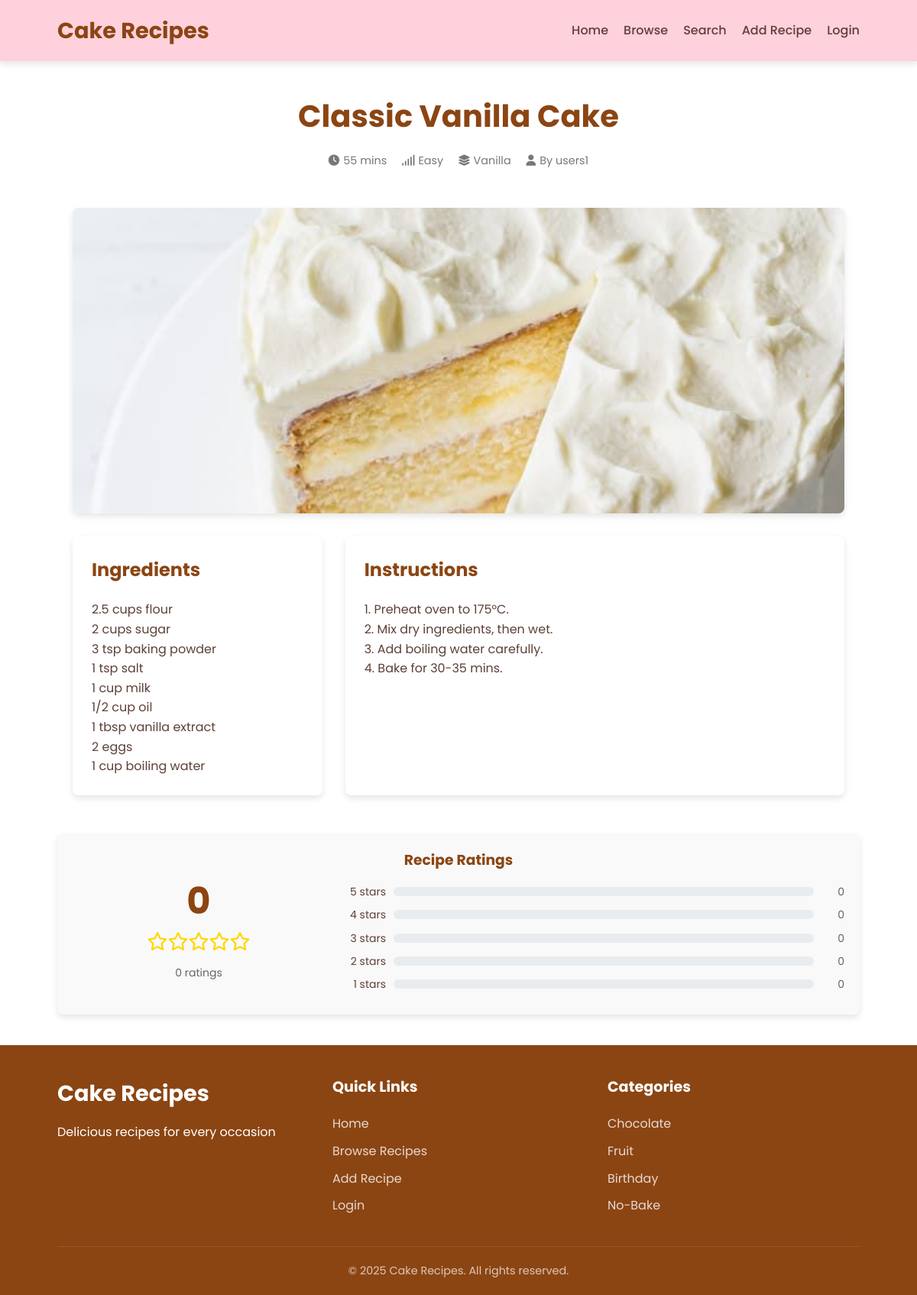
/recipe.php?id=2, run on the app's committed database.
### tables this page shows
CREATE TABLE `recipes` (
  `id` int(11) NOT NULL,
  `user_id` int(11) NOT NULL,
  `category_id` int(11) NOT NULL,
  `title` varchar(100) NOT NULL,
  `description` text NOT NULL,
  `ingredients` text NOT NULL,
  `instructions` text NOT NULL,
  `preparation_time` int(11) NOT NULL,
  `cooking_time` int(11) DEFAULT 0,
  `servings` int(11) DEFAULT 4,
  `difficulty` enum('easy','medium','hard') NOT NULL,
  `image_url` varchar(255) DEFAULT NULL,
  `created_at` timestamp NOT NULL DEFAULT current_timestamp()
);

CREATE TABLE `categories` (
  `id` int(11) NOT NULL,
  `name` varchar(50) NOT NULL,
  `description` text DEFAULT NULL
);

CREATE TABLE `users` (
  `id` int(11) NOT NULL,
  `username` varchar(50) NOT NULL,
  `email` varchar(100) NOT NULL,
  `password_hash` varchar(255) NOT NULL,
  `created_at` timestamp NOT NULL DEFAULT current_timestamp()
);

### recipe.php (the view, shortened to what this page needs)
<?php
include 'db.php';
?>
<!DOCTYPE html>
<html lang="en">
<head>
    <link rel="stylesheet" href="style.css">
    <link rel="stylesheet" href="https://cdnjs.cloudflare.com/ajax/libs/font-awesome/6.0.0-beta3/css/all.min.css">
</head>
<body>
    <header>
        <div class="container">
            <div class="logo">
                <h1>Cake Recipes</h1>
            </div>
            <nav>
                <ul>
                    <li><a href="index.php">Home</a></li>
                    <li><a href="browse.php">Browse</a></li>
                    <li><a href="search.php">Search</a></li>
                    <li><a href="add-recipe.php">Add Recipe</a></li>
                    <?php if(isset($_SESSION['user_id'])): ?>
                        <li><a href="logout.php">Logout</a></li>
                    <?php else: ?>
                        <li><a href="login.php">Login</a></li>
                    <?php endif; ?>
                </ul>
            </nav>
        </div>
    </header>
    <main class="container">
        <?php
        if(isset($_GET['id'])) {
            $id = intval($_GET['id']);
            $query = "SELECT r.*, c.name as category_name, u.username as author
                      FROM recipes r
                      LEFT JOIN categories c ON r.category_id = c.id
                      LEFT JOIN users u ON r.user_id = u.id
                      WHERE r.id = $id";
            $result = mysqli_query($conn, $query);
            if($result && mysqli_num_rows($result) > 0) {
                $recipe = mysqli_fetch_assoc($result);
                ?>
                <section class="recipe-details">
                    <div class="recipe-header">
                        <h1><?php echo $recipe['title']; ?></h1>
                        <div class="recipe-meta">
                            <span><i class="fas fa-clock"></i> <?php echo $recipe['preparation_time'] + $recipe['cooking_time']; ?> mins</span>
                            <span><i class="fas fa-signal"></i> <?php echo ucfirst($recipe['difficulty'] ?? 'Medium'); ?></span>
                            <span><i class="fas fa-layer-group"></i> <?php echo $recipe['category_name']; ?></span>
                            <?php if(!empty($recipe['author'])): ?>
                                <span><i class="fas fa-user"></i> By <?php echo $recipe['author']; ?></span>
                            <?php endif; ?>
                        </div>
                    </div>
                    <div class="recipe-content">
                        <div class="recipe-image">
                            <img src="<?php echo $recipe['image_url'] ?: 'default-recipe.jpg'; ?>" alt="<?php echo $recipe['title']; ?>">
                        </div>
                        <div class="recipe-info">
                            <div class="ingredients">
                                <h3>Ingredients</h3>
                                <?php echo nl2br($recipe['ingredients']); ?>
                            </div>
                            <div class="instructions">
                                <h3>Instructions</h3>
                                <?php echo nl2br($recipe['instructions']); ?>
                            </div>
                        </div>
                    </div>
                    <div class="rating-progress-section">
                        <h3>Recipe Ratings</h3>
                        <?php
                        $total_ratings_query = "SELECT COUNT(*) as total FROM ratings WHERE recipe_id = $id";
                        $total_ratings_result = mysqli_query($conn, $total_ratings_query);
                        $total_ratings = mysqli_fetch_assoc($total_ratings_result)['total'];
                        $rating_counts = [5 => 0, 4 => 0, 3 => 0, 2 => 0, 1 => 0];
                        $avg_rating_query = "SELECT AVG(rating) as avg_rating FROM ratings WHERE recipe_id = $id";
                        $avg_rating_result = mysqli_query($conn, $avg_rating_query);
                        $avg_rating = 0;
                        if ($avg_rating_result && mysqli_num_rows($avg_rating_result) > 0) {
                            $avg_rating = round(mysqli_fetch_assoc($avg_rating_result)['avg_rating'], 1);
                        }
                        ?>
                        <div class="rating-summary">
                            <div class="average-rating">
                                <span class="rating-number"><?php echo $avg_rating; ?></span>
                                <div class="rating-stars-display">
                                    <?php
                                    $filled = floor($avg_rating);
                                    $half = $avg_rating - $filled >= 0.5;
                                    for ($i = 1; $i <= 5; $i++) {
                                        if ($i <= $filled) {
                                            echo '<i class="fas fa-star"></i>';
                                        } elseif ($i == $filled + 1 && $half) {
                                            echo '<i class="fas fa-star-half-alt"></i>';
                                        } else {
                                            echo '<i class="far fa-star"></i>';
                                        }
                                    }
                                    ?>
                                </div>
                                <span class="total-ratings"><?php echo $total_ratings; ?> ratings</span>
                            </div>
                            <div class="rating-bars">
                                <?php for ($i = 5; $i >= 1; $i--):
                                ?>
                                <div class="rating-bar-row">
                                    <span class="rating-label"><?php echo $i; ?> stars</span>
                                    <div class="rating-bar">
                                    </div>
                                    <span class="rating-count"><?php echo $rating_counts[$i]; ?></span>
                                </div>
                                <?php endfor; ?>
                            </div>
                        </div>
                    </div>
                </section>
                <?php
            } else {
                echo '<div class="error-message">Recipe not found.</div>';
            }
        } ?>
    </main>
    <footer>
        <div class="container">
            <div class="footer-content">
                <div class="footer-logo">
                    <h3>Cake Recipes</h3>
                    <p>Delicious recipes for every occasion</p>
                </div>
                <div class="footer-links">
                    <h4>Quick Links</h4>
                    <ul>
                        <li><a href="index.php">Home</a></li>
                        <li><a href="browse.php">Browse Recipes</a></li>
                        <li><a href="add-recipe.php">Add Recipe</a></li>
                        <li><a href="login.php">Login</a></li>
                    </ul>
                </div>
                <div class="footer-categories">
                    <h4>Categories</h4>
                    <ul>
                        <li><a href="browse.php?category=Chocolate">Chocolate</a></li>
                        <li><a href="browse.php?category=Fruit">Fruit</a></li>
                        <li><a href="browse.php?category=Birthday">Birthday</a></li>
                        <li><a href="browse.php?category=No-Bake">No-Bake</a></li>
                    </ul>
                </div>
            </div>
            <div class="footer-bottom">
                <p>&copy; 2025 Cake Recipes. All rights reserved.</p>
            </div>
        </div>
    </footer>
</body>
</html>

### style.css (style rules this page uses)
:root { --primary-color: #FFD1DC; --secondary-color: #F5E6CA; --contrast-color-1: #8B4513; --contrast-color-2: #A0D6B4; --text-color: #5D4037; --background-color: #FFFFFF; --button-color: #FF85A2; --error-color: #FF6B6B; --header-height: 80px; --footer-height: 300px; --border-radius: 8px; --box-shadow: 0 4px 8px rgba(0, 0, 0, 0.1); --transition: all 0.3s ease; }
* { margin: 0; padding: 0; box-sizing: border-box; }
body { font-family: 'Poppins', sans-serif; color: var(--text-color); background-color: var(--background-color); line-height: 1.6; min-height: 100vh; display: flex; flex-direction: column; }
.container { width: 90%; max-width: 1200px; margin: 0 auto; padding: 0 15px; }
a { text-decoration: none; color: var(--text-color); transition: var(--transition); }
ul { list-style-type: none; }
img { max-width: 100%; height: auto; display: block; }
header { background-color: var(--primary-color); position: sticky; top: 0; z-index: 1000; box-shadow: var(--box-shadow); }
header .container { display: flex; justify-content: space-between; align-items: center; height: var(--header-height); }
.logo h1 { font-size: 1.8rem; color: var(--contrast-color-1); font-weight: 700; }
nav ul { display: flex; gap: 20px; }
nav ul li a { font-weight: 500; padding: 5px 0; position: relative; }
main { flex: 1; padding: 40px 0; }
.recipe-image { height: 200px; overflow: hidden; }
.recipe-image img { width: 100%; height: 100%; object-fit: cover; transition: transform 0.5s ease; }
.recipe-content { padding: 20px; }
.recipe-content h3 { font-size: 1.3rem; margin-bottom: 10px; color: var(--contrast-color-1); }
.recipe-meta { display: flex; justify-content: space-between; margin-bottom: 15px; font-size: 0.9rem; color: #777; }
.recipe-meta span { display: flex; align-items: center; }
.recipe-meta i { margin-right: 5px; }
footer { background-color: var(--contrast-color-1); color: white; padding: 40px 0 20px; }
.footer-content { display: grid; grid-template-columns: repeat(auto-fit, minmax(200px, 1fr)); gap: 30px; margin-bottom: 30px; }
.footer-logo h3 { font-size: 1.8rem; margin-bottom: 15px; }
.footer-links h4, .footer-categories h4, .footer-newsletter h4 { margin-bottom: 20px; font-size: 1.2rem; }
footer ul li { margin-bottom: 10px; }
footer ul li a { color: rgba(255, 255, 255, 0.8); }
.footer-bottom { text-align: center; padding-top: 20px; border-top: 1px solid rgba(255, 255, 255, 0.1); font-size: 0.9rem; color: rgba(255, 255, 255, 0.7); }
.recipe-details { padding: 40px 0; }
.rating-section, .rating-progress-section { margin-top: 30px; padding: 20px; background-color: #f9f9f9; border-radius: var(--border-radius); box-shadow: var(--box-shadow); }
.rating-section h3, .rating-progress-section h3 { margin-bottom: 15px; text-align: center; color: var(--contrast-color-1); }
.rating-summary { display: flex; flex-wrap: wrap; justify-content: space-between; align-items: flex-start; gap: 20px; }
.average-rating { display: flex; flex-direction: column; align-items: center; flex: 1; min-width: 150px; }
.rating-number { font-size: 48px; font-weight: bold; color: var(--contrast-color-1); line-height: 1; }
.rating-stars-display { margin: 10px 0; color: #FFD700; font-size: 24px; }
.total-ratings { color: #666; font-size: 14px; }
.rating-bars { flex: 2; min-width: 250px; }
.rating-bar-row { display: flex; align-items: center; margin-bottom: 8px; }
.rating-label { width: 60px; text-align: right; margin-right: 10px; font-size: 14px; }
.rating-bar { flex: 1; height: 12px; background-color: #e9ecef; border-radius: 10px; overflow: hidden; }
.rating-count { width: 30px; text-align: right; margin-left: 10px; font-size: 14px; color: #666; }
.recipe-header { text-align: center; margin-bottom: 30px; }
.recipe-header h1 { font-size: 2.5rem; color: var(--contrast-color-1); margin-bottom: 15px; }
.recipe-meta { display: flex; justify-content: center; gap: 20px; margin-bottom: 20px; color: #777; }
.recipe-content { display: grid; grid-template-columns: 1fr; gap: 30px; }
.recipe-image { height: 400px; overflow: hidden; border-radius: var(--border-radius); box-shadow: var(--box-shadow); }
.recipe-image img { width: 100%; height: 100%; object-fit: cover; }
.recipe-info { display: grid; grid-template-columns: 1fr 2fr; gap: 30px; }
.ingredients, .instructions { background-color: white; padding: 25px; border-radius: var(--border-radius); box-shadow: var(--box-shadow); }
.ingredients h3, .instructions h3 { margin-bottom: 20px; color: var(--contrast-color-1); font-size: 1.5rem; }

### data on the page
recipes: title "Classic Vanilla Cake", $recipe['preparation_time'] + $recipe['cooking_time'] "55", difficulty "Easy", category.name "Vanilla", user.username "users1", image_url (picture), ingredients "2.5 cups flour 2 cups sugar 3 tsp baking powder 1 tsp salt 1 cup milk 1/2 cup oil 1 tbsp vanilla extract 2 eggs 1 cup boiling water", instructions "1. Preheat oven to 175°C. 2. Mix dry ingredients, then wet. 3. Add boiling water carefully. 4. Bake for 30-35 mins."

### other printed values
$avg_rating "0"
$total_ratings "0"
$rating_counts[$i] "0"
